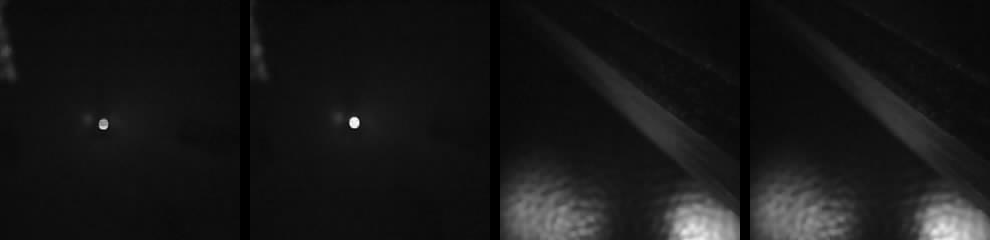
#> input picture tests/F1_2026-10-10/basestation_samples.png, 990 x 240 px
$ python -i vrgaze.py   (imports and definitions only)
#> lines starting #> are read from the running program, lines starting #| are printed output that depends on the picture; after the words box and inside, x2 and y2 are one past the last pixel; in counts of white or black regions, pixels touching at a corner belong together
#> in load_eye, img is the input picture: shape (240, 990); min 0, max 255, mean 23.7
"""VRGaze -> Baballonia eye-model format, one .npz per subject.

    python training/prep/vrgaze.py data/vrgaze data/prepped/vrgaze [id216 id219 ...]   (default: every subject on disk)
    python training/prep/vrgaze.py data/vrgaze data/prepped/vrgaze_val --split val
    (fetch_vrgaze.py downloads + preps every subject in one go)

Per labelled pair (VRGaze gives ONE binocular gaze per left/right image pair):
  image  : 400x400 IR jpg -> grayscale -> 128x128 (INTER_AREA) -> cv2.equalizeHist, exactly what Baballonia does to
           an eye crop before stacking (ImageCollector.cs). VRGaze's right image is stored mirrored (_R_flipped); we
           keep it mirrored by default (both eyes then look the same way, as BabbleTrainer's per-side models expect
           nothing in particular) and record that in the npz, so it can be un-mirrored later.
  label  : BabbleTrainer's per-eye vector [pitch, yaw, lid, widen, squint, brow] (data.py ~L1017-1067):
           pitch/yaw = (degrees + 45) / 90 clamped to 0..1; lid 0.3 = normally open; widen/squint/brow 0.
           VRGaze labels blinks with a gaze too, so a frame with no visible pupil (pupil_blob() == 0) is labelled
           CLOSED instead: lid 1, gaze 0.5, as BabbleTrainer does for closed eyes.
  raw    : the original degrees, sequence and frame number, so sign conventions can be changed without re-prepping.

⚠️ Unverified until a Baballonia calibration is run: which sign is "up"/"right", and whether Baballonia's right
camera image matches VRGaze's mirrored right image. Both are cheap to flip later from the raw columns.

Output npz keys: left, right (uint8 [N,128,128]); label_left, label_right (float32 [N,6]); valid_left, valid_right
(bool [N]: False = eye state unsure, leave out of training); pupil_blob_left/right (int32 [N]); yaw_deg, pitch_deg
(float32 [N]); seq (str [N], "session/sub"); frame (int32 [N]); right_mirrored (bool).
"""
import csv
import os
import sys
from collections import defaultdict
from concurrent.futures import ThreadPoolExecutor
from pathlib import Path

import cv2
import numpy as np

SIZE = 128


OPEN_PX = 150      # pupil blob at least this big -> confidently open
# Between 0 and OPEN_PX it is ambiguous: lash clumps / lid shadows make 80-150 px blobs on closed eyes and small
# foreshortened pupils make them on open ones (checked visually on id216, 10-15), so those frames are excluded.


def pupil_blob(gray):
    """Area (px, at 400x400) of the largest near-black blob fully enclosed by the image: the pupil when the eye is
    open, none when the lid is closed. A 5x5 close first fills the LED glints inside the pupil (they can split it);
    a 9x9 open then removes thin lashes. Measured 10-15 on id216: open 373-810 px, closed 0, half-closed 494."""
    dark = (gray < 40).astype(np.uint8)
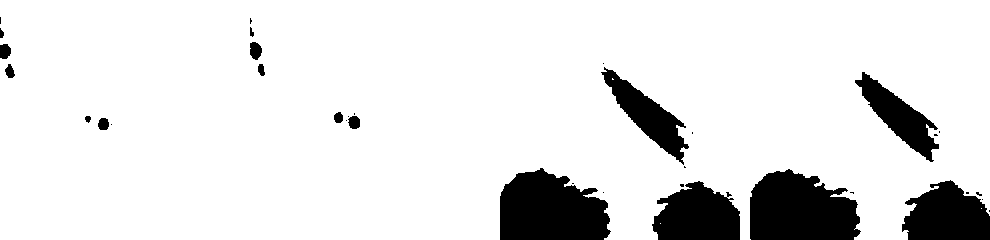
#> dark: shape (240, 990); values 0 (black) and 1 (white), 88.8% white; 35 black regions (19 under 20 px), largest, box (x1, y1, x2, y2) and area: (500, 168, 611, 240) 6245, (750, 169, 861, 240) 6221, (652, 181, 740, 240) 3902
    dark = cv2.morphologyEx(dark, cv2.MORPH_CLOSE, np.ones((5, 5), np.uint8))
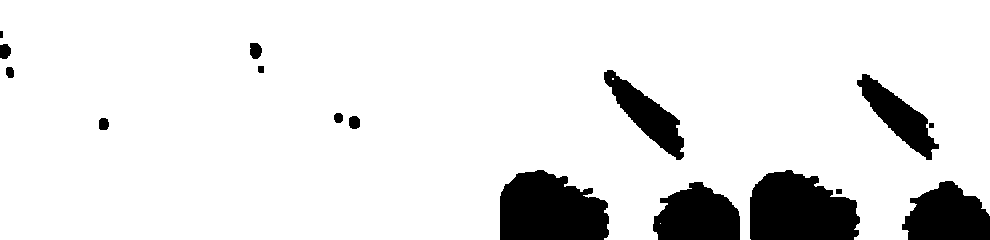
#> dark: shape (240, 990); values 0 (black) and 1 (white), 89.1% white; 16 black regions, largest, box (x1, y1, x2, y2) and area: (500, 170, 609, 240) 6204, (750, 170, 860, 240) 6125, (653, 182, 740, 240) 3832
    dark = cv2.morphologyEx(dark, cv2.MORPH_OPEN, np.ones((9, 9), np.uint8))
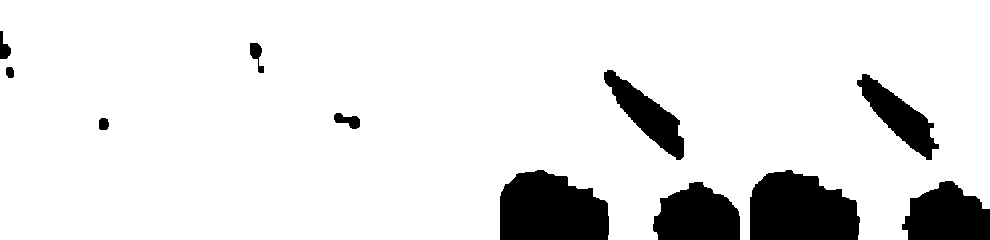
#> dark: shape (240, 990); values 0 (black) and 1 (white), 88.9% white; 11 black regions, largest, box (x1, y1, x2, y2) and area: (500, 170, 609, 240) 6297, (750, 170, 860, 240) 6265, (902, 181, 990, 240) 3874
    _, _, stats, _ = cv2.connectedComponentsWithStats(dark)
#> stats = [[0, 31, 990, 209, 26385], [0, 0, 990, 240, 211215]]
    h, w = gray.shape
#> h = 240; w = 990
    enclosed = [s[4] for s in stats[1:] if s[4] > 60 and s[0] > 2 and s[1] > 2 and s[0] + s[2] < w - 2
                and s[1] + s[3] < h - 2]
#> enclosed = []
    return max(enclosed, default=0)


def eye_state(blob):
    return "open" if blob >= OPEN_PX else "closed" if blob == 0 else "unsure"


def load_eye(path):
    img = cv2.imread(str(path), cv2.IMREAD_GRAYSCALE)
    if img is None:
        raise FileNotFoundError(path)
    blob = pupil_blob(img)
#> blob = 0
    img = cv2.resize(img, (SIZE, SIZE), interpolation=cv2.INTER_AREA)
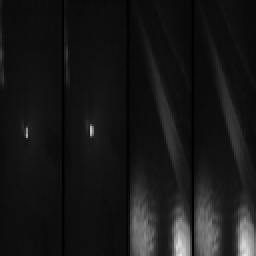
#> img: shape (128, 128) (shown 2 times larger); min 0, max 229, mean 23.7
    return cv2.equalizeHist(img), blob


# [87 lines left out: functions label, read_pairs, main, prep_subjects, not called in this run]


# [2 lines not run here, left out]

>>> result = load_eye('../../tests/F1_2026-10-10/basestation_samples.png')
